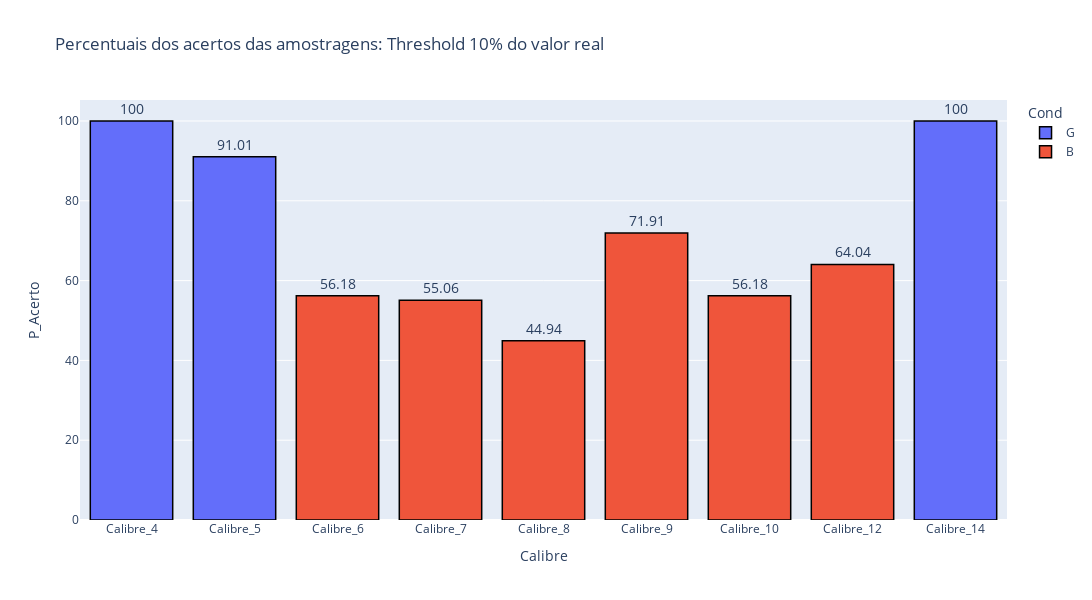

Notebook code cell kept with this figure:
### Code cell
import plotly.express as px

fig = px.bar(df_canguras, x = 'Calibre', y = 'P_Acerto', color = 'Cond', category_orders = {'Calibre':['Calibre_4','Calibre_5','Calibre_6','Calibre_7','Calibre_8','Calibre_9','Calibre_10','Calibre_12','Calibre_14']},
text = 'P_Acerto', title = 'Percentuais dos acertos das amostragens: Threshold 10% do valor real')
fig.update_traces(textposition="outside",textfont_size=14, cliponaxis=False,textangle=0, marker_line_color = 'rgb(0,0,0)',marker_line_width = 1.5)
fig.update_layout(height = 600, width = 1200)
fig

### Figure 1 — Plotly figure (JSON) as saved in the notebook; plotly's stock layout.template omitted (floating-point values rounded to 4 significant figures)
{"data": [{"alignmentgroup": "True", "cliponaxis": false, "hovertemplate": "Cond=G<br>Calibre=%{x}<br>P_Acerto=%{text}<extra></extra>", "legendgroup": "G", "marker": {"color": "#636efa", "line": {"color": "rgb(0,0,0)", "width": 1.5}, "pattern": {"shape": ""}}, "name": "G", "offsetgroup": "G", "orientation": "v", "showlegend": true, "text": [100, 91.01, 100], "textangle": 0, "textfont": {"size": 14}, "textposition": "outside", "type": "bar", "x": ["Calibre_4", "Calibre_5", "Calibre_14"], "xaxis": "x", "y": [100, 91.01, 100], "yaxis": "y"}, {"alignmentgroup": "True", "cliponaxis": false, "hovertemplate": "Cond=B<br>Calibre=%{x}<br>P_Acerto=%{text}<extra></extra>", "legendgroup": "B", "marker": {"color": "#EF553B", "line": {"color": "rgb(0,0,0)", "width": 1.5}, "pattern": {"shape": ""}}, "name": "B", "offsetgroup": "B", "orientation": "v", "showlegend": true, "text": [56.18, 55.06, 44.94, 71.91, 56.18, 64.04], "textangle": 0, "textfont": {"size": 14}, "textposition": "outside", "type": "bar", "x": ["Calibre_6", "Calibre_7", "Calibre_8", "Calibre_9", "Calibre_10", "Calibre_12"], "xaxis": "x", "y": [56.18, 55.06, 44.94, 71.91, 56.18, 64.04], "yaxis": "y"}], "layout": {"barmode": "relative", "height": 600, "legend": {"title": {"text": "Cond"}, "tracegroupgap": 0}, "title": {"text": "Percentuais dos acertos das amostragens: Threshold 10% do valor real"}, "width": 1200, "xaxis": {"anchor": "y", "categoryarray": ["Calibre_4", "Calibre_5", "Calibre_6", "Calibre_7", "Calibre_8", "Calibre_9", "Calibre_10", "Calibre_12", "Calibre_14"], "categoryorder": "array", "domain": [0, 1], "title": {"text": "Calibre"}}, "yaxis": {"anchor": "x", "domain": [0, 1], "title": {"text": "P_Acerto"}}}}
